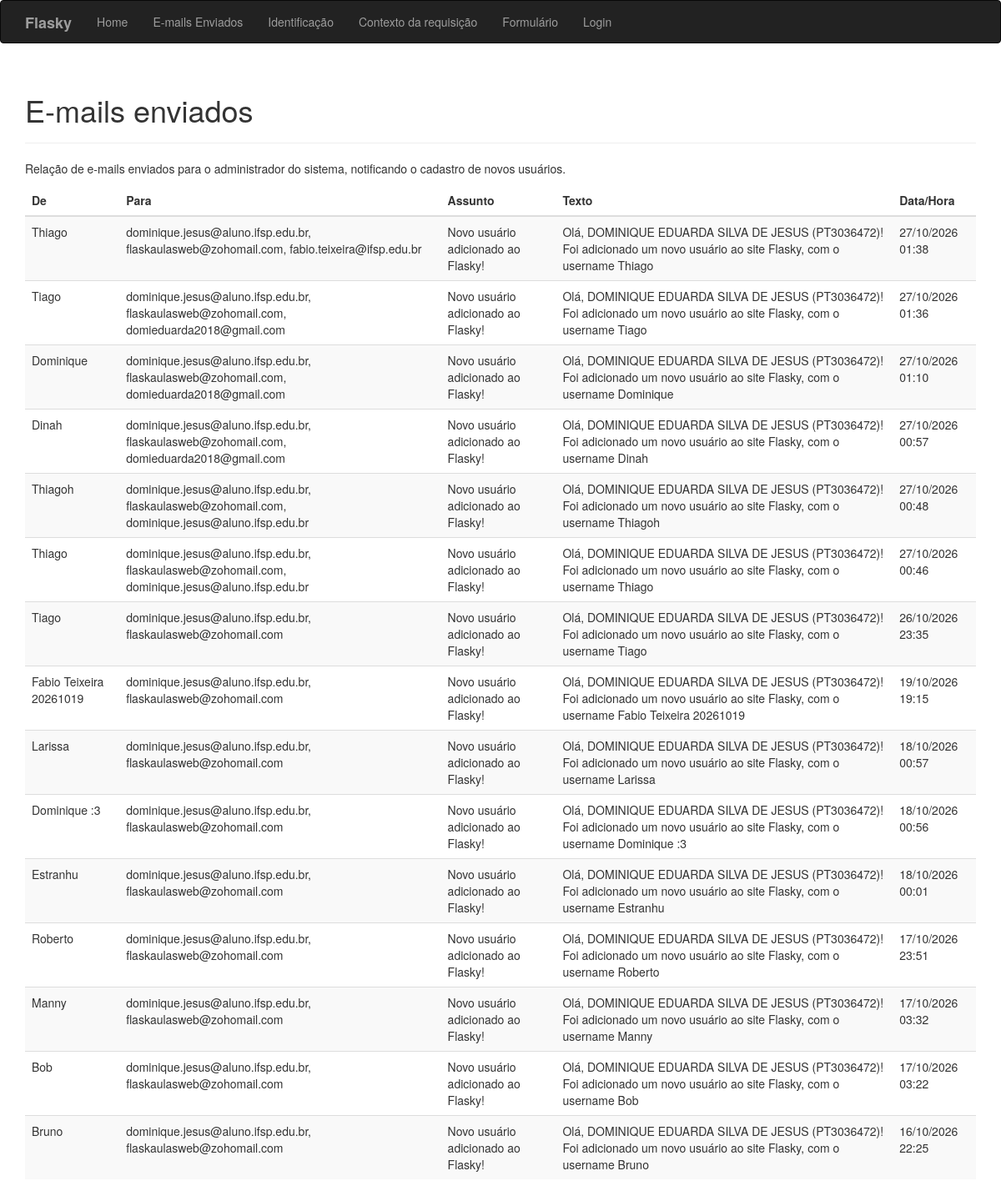
Screenshot of /emailsEnviados with the database file from the repository.
### app/models.py (models this page shows, shortened)
class Email(db.Model):
    __tablename__ = 'emails'
    id = db.Column(db.Integer, primary_key=True)
    remetente = db.Column(db.JSON, nullable=False, default=list)
    destinatario = db.Column(db.JSON, nullable=False, default=list)
    assunto = db.Column(db.String(100), nullable=False)
    texto = db.Column(db.String(500), nullable=False)
    dataHora = db.Column(db.DateTime(timezone=True), nullable=False, default=lambda: datetime.now(timezone.utc).replace(microsecond=0))

### app/main/views.py (the view)
@main.route('/emailsEnviados')
def listarEmails():
    emails = Email.query.order_by(Email.dataHora.desc()).all()
    return fk.render_template('emailsEnviados.html', emails=emails)

### app/templates/emailsEnviados.html
{% extends "base.html" %}
{% block page_content %}
    <div class="page-header">
        <h1>E-mails enviados</h1>
    </div>
    <p>Relação de e-mails enviados para o administrador do sistema, notificando o cadastro de novos usuários.</p>
    <table class="table table-striped table-hover align-middle m-0">
        <thead>
            <tr>
                <th>De</th>
                <th>Para</th>
                <th>Assunto</th>
                <th>Texto</th>
                <th>Data/Hora</th>
            </tr>
        </thead>
        <tbody>
            {% for email in emails %}
                <tr>
                    <td>{{ email.remetente | join(', ') if email.remetente else '-' }}</td>
                    <td>{{ email.destinatario | join(', ') if email.destinatario else '-' }}</td>
                    <td>{{ email.assunto }}</td>
                    <td>{{ email.texto }}</td>
                    <td>{{ email.dataHora.strftime('%d/%m/%Y %H:%M') }}</td>
                </tr>
            {% endfor %}
        </tbody>
    </table>
{% endblock %}

### app/templates/base.html (shortened to what this page needs)
{% extends "bootstrap/base.html" %}
{% block head %}
    {{ super() }}
    <link rel="stylesheet" href="{{ url_for('static', filename='login.css') }}">
{% endblock %}
{% block navbar %}
    <div class="navbar navbar-inverse" role="navigation">
        <div class="container">
            <div class="navbar-header">
                <a class="navbar-brand" href="/">
                    <b>Flasky</b>
                </a>
            </div>
            <div class="navbar-collapse collapse">
                <ul class="nav navbar-nav">
                    <li><a href="/">Home</a></li>
                    <li><a href="{{ url_for('main.listarEmails') }}">E-mails Enviados</a></li>
                    <li><a href="/user/Fabio Teixeira/PT23820X/IFSP">Identificação</a></li>
                    <li><a href="/contextorequisicao/Fabio Teixeira">Contexto da requisição</a></li>
                    <li><a href="/formulario    ">Formulário</a></li>
                    <li><a href="/login   ">Login</a></li>
                </ul>
            </div>
        </div>
    </div>
{% endblock %}
{% block content %}
    <div class="container">
        {% block page_content %}{% endblock %}
    </div>
{% endblock %}

### rows the page displays
Email: remetente "Thiago", destinatario "dominique.jesus@aluno.ifsp.edu.br, flaskaulasweb@zohomail.com, fabio.teixeira@ifsp.edu.br", assunto "Novo usuário adicionado ao Flasky!", texto "Olá, DOMINIQUE EDUARDA SILVA DE JESUS (PT3036472)! Foi adicionado um novo usuário ao site Flasky, com o username Thiago", dataHora "27/10/2026 01:38"
Email: remetente "Tiago", destinatario "dominique.jesus@aluno.ifsp.edu.br, flaskaulasweb@zohomail.com, domieduarda2018@gmail.com", assunto "Novo usuário adicionado ao Flasky!", texto "Olá, DOMINIQUE EDUARDA SILVA DE JESUS (PT3036472)! Foi adicionado um novo usuário ao site Flasky, com o username Tiago", dataHora "27/10/2026 01:36"
Email: remetente "Dominique", destinatario "dominique.jesus@aluno.ifsp.edu.br, flaskaulasweb@zohomail.com, domieduarda2018@gmail.com", assunto "Novo usuário adicionado ao Flasky!", texto "Olá, DOMINIQUE EDUARDA SILVA DE JESUS (PT3036472)! Foi adicionado um novo usuário ao site Flasky, com o username Dominique", dataHora "27/10/2026 01:10"
Email: remetente "Dinah", destinatario "dominique.jesus@aluno.ifsp.edu.br, flaskaulasweb@zohomail.com, domieduarda2018@gmail.com", assunto "Novo usuário adicionado ao Flasky!", texto "Olá, DOMINIQUE EDUARDA SILVA DE JESUS (PT3036472)! Foi adicionado um novo usuário ao site Flasky, com o username Dinah", dataHora "27/10/2026 00:57"
Email: remetente "Thiagoh", destinatario "dominique.jesus@aluno.ifsp.edu.br, flaskaulasweb@zohomail.com, dominique.jesus@aluno.ifsp.edu.br", assunto "Novo usuário adicionado ao Flasky!", texto "Olá, DOMINIQUE EDUARDA SILVA DE JESUS (PT3036472)! Foi adicionado um novo usuário ao site Flasky, com o username Thiagoh", dataHora "27/10/2026 00:48"
Email: remetente "Thiago", destinatario "dominique.jesus@aluno.ifsp.edu.br, flaskaulasweb@zohomail.com, dominique.jesus@aluno.ifsp.edu.br", assunto "Novo usuário adicionado ao Flasky!", texto "Olá, DOMINIQUE EDUARDA SILVA DE JESUS (PT3036472)! Foi adicionado um novo usuário ao site Flasky, com o username Thiago", dataHora "27/10/2026 00:46"
Email: remetente "Tiago", destinatario "dominique.jesus@aluno.ifsp.edu.br, flaskaulasweb@zohomail.com", assunto "Novo usuário adicionado ao Flasky!", texto "Olá, DOMINIQUE EDUARDA SILVA DE JESUS (PT3036472)! Foi adicionado um novo usuário ao site Flasky, com o username Tiago", dataHora "26/10/2026 23:35"
Email: remetente "Fabio Teixeira 20261019", destinatario "dominique.jesus@aluno.ifsp.edu.br, flaskaulasweb@zohomail.com", assunto "Novo usuário adicionado ao Flasky!", texto "Olá, DOMINIQUE EDUARDA SILVA DE JESUS (PT3036472)! Foi adicionado um novo usuário ao site Flasky, com o username Fabio Teixeira 20261019", dataHora "19/10/2026 19:15"
Email: remetente "Larissa", destinatario "dominique.jesus@aluno.ifsp.edu.br, flaskaulasweb@zohomail.com", assunto "Novo usuário adicionado ao Flasky!", texto "Olá, DOMINIQUE EDUARDA SILVA DE JESUS (PT3036472)! Foi adicionado um novo usuário ao site Flasky, com o username Larissa", dataHora "18/10/2026 00:57"
Email: remetente "Dominique :3", destinatario "dominique.jesus@aluno.ifsp.edu.br, flaskaulasweb@zohomail.com", assunto "Novo usuário adicionado ao Flasky!", texto "Olá, DOMINIQUE EDUARDA SILVA DE JESUS (PT3036472)! Foi adicionado um novo usuário ao site Flasky, com o username Dominique :3", dataHora "18/10/2026 00:56"
Email: remetente "Estranhu", destinatario "dominique.jesus@aluno.ifsp.edu.br, flaskaulasweb@zohomail.com", assunto "Novo usuário adicionado ao Flasky!", texto "Olá, DOMINIQUE EDUARDA SILVA DE JESUS (PT3036472)! Foi adicionado um novo usuário ao site Flasky, com o username Estranhu", dataHora "18/10/2026 00:01"
Email: remetente "Roberto", destinatario "dominique.jesus@aluno.ifsp.edu.br, flaskaulasweb@zohomail.com", assunto "Novo usuário adicionado ao Flasky!", texto "Olá, DOMINIQUE EDUARDA SILVA DE JESUS (PT3036472)! Foi adicionado um novo usuário ao site Flasky, com o username Roberto", dataHora "17/10/2026 23:51"
Email: remetente "Manny", destinatario "dominique.jesus@aluno.ifsp.edu.br, flaskaulasweb@zohomail.com", assunto "Novo usuário adicionado ao Flasky!", texto "Olá, DOMINIQUE EDUARDA SILVA DE JESUS (PT3036472)! Foi adicionado um novo usuário ao site Flasky, com o username Manny", dataHora "17/10/2026 03:32"
Email: remetente "Bob", destinatario "dominique.jesus@aluno.ifsp.edu.br, flaskaulasweb@zohomail.com", assunto "Novo usuário adicionado ao Flasky!", texto "Olá, DOMINIQUE EDUARDA SILVA DE JESUS (PT3036472)! Foi adicionado um novo usuário ao site Flasky, com o username Bob", dataHora "17/10/2026 03:22"
Email: remetente "Bruno", destinatario "dominique.jesus@aluno.ifsp.edu.br, flaskaulasweb@zohomail.com", assunto "Novo usuário adicionado ao Flasky!", texto "Olá, DOMINIQUE EDUARDA SILVA DE JESUS (PT3036472)! Foi adicionado um novo usuário ao site Flasky, com o username Bruno", dataHora "16/10/2026 22:25"
